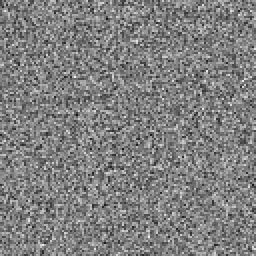
%> input picture 2022.11.1 to  林一挺 四川大学OLE/【ZSI-A2】分析-2016川大OLE-bit-level-matlab(2019-08-12-OK)/4-Cryptanalysis-diffusion-confusion-for_images/images/Lena_c.bmp, 128 x 128 px, shrunk from 256 x 256 before the run (shown 2 times larger)
$ octave AA_step2_contruct_cipher_images_part2.m   (GNU Octave 9; MATLAB toolbox functions it lacks are replaced by stand-ins)
%> lines starting %> are read from the running program, lines starting %| are printed output that depends on the picture; in (x1, y1, x2, y2) boxes, pixels count from 0 and x2, y2 are one past the last pixel; in counts of white or black regions, pixels touching at a corner belong together; the program's own positions count from 1
### 2022.11.1 to  林一挺 四川大学OLE/【ZSI-A2】分析-2016川大OLE-bit-level-matlab(2019-08-12-OK)/4-Cryptanalysis-diffusion-confusion-for_images/Func_BitPlane_Decomposition.m
%******************************************************************%
% 程序名称：Func_BitPlane_Decomposition
% 2019.8.10 by whp
%******************************************************************%

function A=Func_BitPlane_Decomposition(P)
[height,width] = size(P);
img=uint8(P);
bitPI = zeros(height,width, 8);
for i = 1:8
    bitPI(:,:,i) = bitget(img, i);
end
I1=bitPI(:,:,1);I2=bitPI(:,:,2);I3=bitPI(:,:,3);I4=bitPI(:,:,4);
I5=bitPI(:,:,5);I6=bitPI(:,:,6);I7=bitPI(:,:,7);I8=bitPI(:,:,8);

%% stpe1:明文图像P -> A1和A2
% P -> 采用BBD二进制位平面分解 A1和A2 ，顺序为由上到下，由左到右，由高位平面到低位平面
L=4*height*width;
L1=height*width;
% A1=zeros(1,L);   %预分配内存
% A2=zeros(1,L);   %预分配内存
A=zeros(2,L);
% A1由高四位的比特组成
rowI8=reshape(I8',1,height*width);rowI7=reshape(I7',1,height*width);
rowI6=reshape(I6',1,height*width);rowI5=reshape(I5',1,height*width);
A(1,1:L1)=rowI8;A(1,L1+1:2*L1)=rowI7;A(1,2*L1+1:3*L1)=rowI6;A(1,3*L1+1:4*L1)=rowI5;
% A2由低四位的比特组成
rowI4=reshape(I4',1,height*width);rowI3=reshape(I3',1,height*width);
rowI2=reshape(I2',1,height*width);rowI1=reshape(I1',1,height*width);
A(2,1:L1)=rowI4;A(2,L1+1:2*L1)=rowI3;A(2,2*L1+1:3*L1)=rowI2;A(2,3*L1+1:4*L1)=rowI1;

end

### 2022.11.1 to  林一挺 四川大学OLE/【ZSI-A2】分析-2016川大OLE-bit-level-matlab(2019-08-12-OK)/4-Cryptanalysis-diffusion-confusion-for_images/Func_BitPlane_Composition.m
%******************************************************************%
% 程序名称：Func_BitPlane_Composition
% 2019.8.10 by whp
%******************************************************************%

function C=Func_BitPlane_Composition(C1,C2,height,width)

%% C1和C2 -> 密文图像C
% P -> 采用BBD二进制位平面分解 A1和A2 ，顺序为由上到下，由左到右，由高位平面到低位平面
% C1=A(1,:);C2=A(2,:);
% L=4*height*width;
L1=height*width;
% C1由转换为高四位 位平面矩阵
rowC8=C1(1,1:L1);rowC7=C1(1,L1+1:2*L1);rowC6=C1(1,2*L1+1:3*L1);rowC5=C1(1,3*L1+1:4*L1);
C_8=reshape(rowC8,height,width);C_7=reshape(rowC7,height,width);
C_6=reshape(rowC6,height,width);C_5=reshape(rowC5,height,width);
% C2由转换为低四位 位平面矩阵
rowC4=C2(1,1:L1);rowC3=C2(1,L1+1:2*L1);rowC2=C2(1,2*L1+1:3*L1);rowC1=C2(1,3*L1+1:4*L1);
C_4=reshape(rowC4,height,width);C_3=reshape(rowC3,height,width);
C_2=reshape(rowC2,height,width);C_1=reshape(rowC1,height,width);
% C1和C2 合并为C
for i=1:height
    for j=1:width
        C(i,j)=C_8(i,j)*2^7+C_7(i,j)*2^6+C_6(i,j)*2^5+C_5(i,j)*2^4+C_4(i,j)*2^3+C_3(i,j)*2^2+C_2(i,j)*2^1+C_1(i,j);
    end
end
C=C';

end

### 2022.11.1 to  林一挺 四川大学OLE/【ZSI-A2】分析-2016川大OLE-bit-level-matlab(2019-08-12-OK)/4-Cryptanalysis-diffusion-confusion-for_images/Func_Cubic_Logistic.m
%******************************************************************%
% 程序名称：Func_Cubic_Logistic(x0,u0,N0,len)
% 2019.3.9 by whp
%******************************************************************%

function Out=Func_Cubic_Logistic(x0,u0,N0,len)
%********************初始值***************************
X(1)=x0; u=u0;
M=N0+len;
%********************Logistic&Tent-map************************
for k=1:M-1
    X(k+1)=u*X(k)*(1-X(k))*(2+X(k));
end
%****************************************************
Out=X(N0+1:N0+len);
end

### 2022.11.1 to  林一挺 四川大学OLE/【ZSI-A2】分析-2016川大OLE-bit-level-matlab(2019-08-12-OK)/4-Cryptanalysis-diffusion-confusion-for_images/FUNC_corrBIEA_De.m
%**********************************************************************************************%
% 注意：令A22(1)=1; A11(1)=0。因为加密Lena时，为这2个值。否则解密不出来。
% by whp 2019.8.10
%**********************************************************************************************%

function rec_P=FUNC_corrBIEA_De(C)
[height,width] = size(C); L1=height*width; L=4*height*width;

%% Initialization: generate PRNS1:b1,b2
x0=0.3;u0=1.58;N0=100;
X=Func_Cubic_Logistic(x0,u0,N0,L1);
X=mod(floor(X*10^14),256); X=reshape(X,height,width);
ks_B=Func_BitPlane_Decomposition(X);
ks_b1=ks_B(1,:); ks_b2=ks_B(2,:);

%% BPD
CC=Func_BitPlane_Decomposition(C); C1=CC(1,:); C2=CC(2,:);

%% Stage 1. anti-confusion: get  B1,B2  from C2,C1 by using Z,Y
% step 1. generate PRNS2:Y,Z
y0=0.2;u2=1.58;N0=100;
sumB=sum(C1)+sum(C2);
s0=mod(y0+sumB/L,1);
S=Func_Cubic_Logistic(s0,u2,N0,2*L);
S=mod(floor(S*10^14),L);
Y=S(1:L); Z=S(L+1:2*L);
[vY,Y]=sort(Y); [vZ,Z]=sort(Z);

for i=1:L
    B1(i)=C2(Y(i));
    B2(i)=C1(Z(i));
end

%% Stage 2. anti-diffusion: get  A1,A2  from B1,B2by using b1,b2
% step 8-step 10
A22_0=0;
A22(1)=bitxor( bitxor(bitxor(B2(1),A22_0),B1(1)), ks_b2(1) );
% A22(1)=0;
for i=2:L
    A22(i)= bitxor( bitxor(bitxor(B2(i),A22(i-1)),B1(i)), ks_b2(i) );
end

% step 6-step 7
sum2=sum(B1);
A2=circshift(A22',-sum2)';

%  step 3-step 5
A11_0=1;
A11(1)= bitxor( bitxor(bitxor(B1(1),A11_0),A2(1)), ks_b1(1) );
% A11(1)=1;
for i=2:L
    A11(i)= bitxor( bitxor(bitxor(B1(i),A11(i-1)),A2(i)), ks_b1(i) );
end

%  step 1-step 2
sum1=sum(A2);
%  step 2. get A11 from A1 using cycle right shift by sum1 bits
A1=circshift(A11',-sum1)';

%% BPC
rec_P=Func_BitPlane_Composition(A1,A2,height,width);

end

### 2022.11.1 to  林一挺 四川大学OLE/【ZSI-A2】分析-2016川大OLE-bit-level-matlab(2019-08-12-OK)/4-Cryptanalysis-diffusion-confusion-for_images/AA_step2_contruct_cipher_images_part2.m
%**********************************************************************************************%
% 分析2016-OLE-四川大学-A novel bit-level image encryption algorithm based on chaotic maps
% 描述：对于256*256图像，构造2*log2(4*256*256)=2*18=36幅选择密文图像
% by whp 2019.8.12
%**********************************************************************************************%

clear;clc;close all;
tic
%% task: recover P1 from c_P1
C=imread('./images/Lena_c.bmp');
%> C is the input picture: size 128x128 uint8; min 19, max 242, mean 127.8
[height,width] = size(C); L1=height*width; L=4*height*width;
%> after `[height,width] = size(C)`: height = 128; width = 128
%> after `L1=height*width`: L1 = 16384
%> after `L=4*height*width`: L = 65536
tmp_C=Func_BitPlane_Decomposition(C);
%> in Func_BitPlane_Decomposition, `I1=bitPI(:,:,1)`:
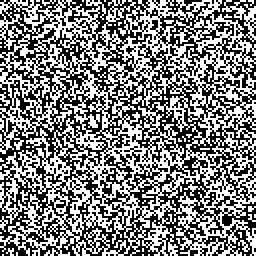
%> I1: size 128x128 double (shown 2 times larger); values 0 (black) and 1 (white), 49.9% white in thin lines or dots
%> in Func_BitPlane_Decomposition, `I2=bitPI(:,:,2)`:
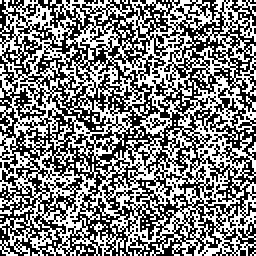
%> I2: size 128x128 double (shown 2 times larger); values 0 (black) and 1 (white), 50% white; black in thin lines or dots
%> in Func_BitPlane_Decomposition, `I3=bitPI(:,:,3)`:
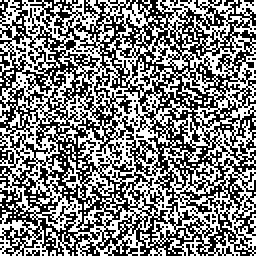
%> I3: size 128x128 double (shown 2 times larger); values 0 (black) and 1 (white), 50.3% white; black in thin lines or dots
%> in Func_BitPlane_Decomposition, `I4=bitPI(:,:,4)`: I4: size 128x128 double; values 0 (black) and 1 (white), 51.1% white; black in thin lines or dots
%> in Func_BitPlane_Decomposition, `I5=bitPI(:,:,5)`: I5: size 128x128 double; values 0 (black) and 1 (white), 50.1% white; black in thin lines or dots
%> in Func_BitPlane_Decomposition, `I7=bitPI(:,:,7)`:
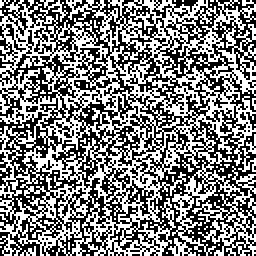
%> I7: size 128x128 double (shown 2 times larger); values 0 (black) and 1 (white), 49.7% white in thin lines or dots
%> in Func_BitPlane_Decomposition, `I8=bitPI(:,:,8)`:
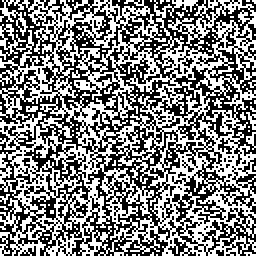
%> I8: size 128x128 double (shown 2 times larger); values 0 (black) and 1 (white), 50.3% white; black in thin lines or dots
C1=tmp_C(1,:); C2=tmp_C(2,:);
sum3=sum(C1)+sum(C2)
%> sum3 = 65773

%% Part 2. Similarly, construct log2(L)  chosen cipher images by the feature of C2 to solve index_Y

%% construct the chosen cipher images
CC1_2=zeros(1,L);
cp=zeros(1,L);
for i=1:L
    cp(i)=i-1;
end
CC1_1=bitand(cp,1);CC2_1=bitand(cp,2)/2;CC3_1=bitand(cp,2^2)/2^2;CC4_1=bitand(cp,2^3)/2^3;
CC5_1=bitand(cp,2^4)/2^4;CC6_1=bitand(cp,2^5)/2^5;CC7_1=bitand(cp,2^6)/2^6;CC8_1=bitand(cp,2^7)/2^7;
CC9_1=bitand(cp,2^8)/2^8;CC10_1=bitand(cp,2^9)/2^9;CC11_1=bitand(cp,2^10)/2^10;CC12_1=bitand(cp,2^11)/2^11;
CC13_1=bitand(cp,2^12)/2^12;CC14_1=bitand(cp,2^13)/2^13;CC15_1=bitand(cp,2^14)/2^14;CC16_1=bitand(cp,2^15)/2^15;
CC17_1=bitand(cp,2^16)/2^16;CC18_1=bitand(cp,2^17)/2^17;
c2_sum=sum3-sum(CC1_1);
%> c2_sum = 33005
CC1_2(1:c2_sum)=1;

%% BPC to formulate the chosen cipher images: (just reverse CC_1 and CC_2)
CC1=Func_BitPlane_Composition(CC1_2,CC1_1,height,width);
%> in Func_BitPlane_Composition, `C_8=reshape(rowC8,height,width)`: C_8: size 128x128 double; every value is 1
%> in Func_BitPlane_Composition, `C_6=reshape(rowC6,height,width)`: C_6: size 128x128 double; values 0 (black) and 1 (white), 1.4% white; 1 white region, box (x1, y1, x2, y2) and area: (0, 0, 2, 128) 237
%> in Func_BitPlane_Composition, `C_5=reshape(rowC5,height,width)`: C_5: size 128x128 double; every value is 0
%> after the loop in Func_BitPlane_Composition, `for i=1:height`:
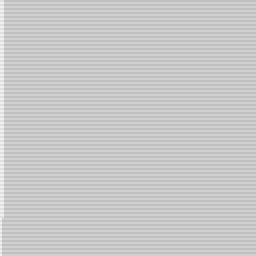
%> C: size 128x128 double (shown 2 times larger); min 192, max 239, mean 200
CC2=Func_BitPlane_Composition(CC1_2,CC2_1,height,width);
CC3=Func_BitPlane_Composition(CC1_2,CC3_1,height,width);
CC4=Func_BitPlane_Composition(CC1_2,CC4_1,height,width);
CC5=Func_BitPlane_Composition(CC1_2,CC5_1,height,width);
CC6=Func_BitPlane_Composition(CC1_2,CC6_1,height,width);
CC7=Func_BitPlane_Composition(CC1_2,CC7_1,height,width);
CC8=Func_BitPlane_Composition(CC1_2,CC8_1,height,width);
CC9=Func_BitPlane_Composition(CC1_2,CC9_1,height,width);

CC10=Func_BitPlane_Composition(CC1_2,CC10_1,height,width);
CC11=Func_BitPlane_Composition(CC1_2,CC11_1,height,width);
CC12=Func_BitPlane_Composition(CC1_2,CC12_1,height,width);
CC13=Func_BitPlane_Composition(CC1_2,CC13_1,height,width);
CC14=Func_BitPlane_Composition(CC1_2,CC14_1,height,width);
CC15=Func_BitPlane_Composition(CC1_2,CC15_1,height,width);
%> in Func_BitPlane_Composition (call 15), `C=C';`:
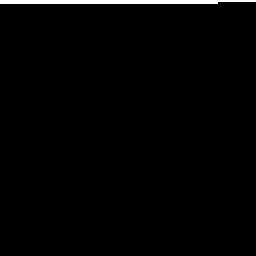
%> C: size 128x128 double (shown 2 times larger); values 197 (black) and 229 (white), 1.4% white; 1 white region, box (x1, y1, x2, y2) and area: (0, 0, 128, 2) 237
CC16=Func_BitPlane_Composition(CC1_2,CC16_1,height,width);
CC17=Func_BitPlane_Composition(CC1_2,CC17_1,height,width);
CC18=Func_BitPlane_Composition(CC1_2,CC18_1,height,width);


figure(2);
subplot(5,8,1);imshow(uint8(CC1));title('1st chosen cipher image');
subplot(5,8,2);imhist(uint8(CC1));title('histogram');
subplot(5,8,3);imshow(uint8(CC2));title('2nd chosen cipher image');
subplot(5,8,4);imhist(uint8(CC2));title('histogram');
subplot(5,8,5);imshow(uint8(CC3));title('3rd chosen cipher image');
subplot(5,8,6);imhist(uint8(CC3));title('histogram');

subplot(5,8,7);imshow(uint8(CC4));title('4th chosen cipher image');
subplot(5,8,8);imhist(uint8(CC4));title('histogram');
subplot(5,8,9);imshow(uint8(CC5));title('5th chosen cipher image');
subplot(5,8,10);imhist(uint8(CC5));title('histogram');
subplot(5,8,11);imshow(uint8(CC6));title('6th chosen cipher image');
subplot(5,8,12);imhist(uint8(CC6));title('histogram');

subplot(5,8,13);imshow(uint8(CC7));title('7th chosen cipher image');
subplot(5,8,14);imhist(uint8(CC7));title('histogram');
subplot(5,8,15);imshow(uint8(CC8));title('8th chosen cipher image');
subplot(5,8,16);imhist(uint8(CC8));title('histogram');
subplot(5,8,17);imshow(uint8(CC9));title('9th chosen cipher image');
subplot(5,8,18);imhist(uint8(CC9));title('histogram');
%
subplot(5,8,19);imshow(uint8(CC10));title('10th chosen cipher image');
subplot(5,8,20);imhist(uint8(CC10));title('histogram');
subplot(5,8,21);imshow(uint8(CC11));title('11th chosen cipher image');
subplot(5,8,22);imhist(uint8(CC11));title('histogram');
subplot(5,8,23);imshow(uint8(CC12));title('12th chosen cipher image');
subplot(5,8,24);imhist(uint8(CC12));title('histogram');

subplot(5,8,25);imshow(uint8(CC13));title('13th chosen cipher image');
subplot(5,8,26);imhist(uint8(CC13));title('histogram');
subplot(5,8,27);imshow(uint8(CC14));title('14th chosen cipher image');
subplot(5,8,28);imhist(uint8(CC14));title('histogram');
subplot(5,8,29);imshow(uint8(CC15));title('15th chosen cipher image');
subplot(5,8,30);imhist(uint8(CC15));title('histogram');

subplot(5,8,31);imshow(uint8(CC16));title('16th chosen cipher image');
subplot(5,8,32);imhist(uint8(CC16));title('histogram');
subplot(5,8,33);imshow(uint8(CC17));title('17th chosen cipher image');
subplot(5,8,34);imhist(uint8(CC17));title('histogram');
subplot(5,8,35);imshow(uint8(CC18));title('18th chosen cipher image');
subplot(5,8,36);imhist(uint8(CC18));title('histogram');

imwrite(uint8(CC1),'./images/CC1b.png');  %注意，写入时要采用uint8类型，否则读取时出错
imwrite(uint8(CC2),'./images/CC2b.png');
imwrite(uint8(CC3),'./images/CC3b.png');
imwrite(uint8(CC4),'./images/CC4b.png');
imwrite(uint8(CC5),'./images/CC5b.png');
imwrite(uint8(CC6),'./images/CC6b.png');
imwrite(uint8(CC7),'./images/CC7b.png');
imwrite(uint8(CC8),'./images/CC8b.png');
imwrite(uint8(CC9),'./images/CC9b.png');
imwrite(uint8(CC10),'./images/CC10b.png');
imwrite(uint8(CC11),'./images/CC11b.png');
imwrite(uint8(CC12),'./images/CC12b.png');
imwrite(uint8(CC13),'./images/CC13b.png');
imwrite(uint8(CC14),'./images/CC14b.png');
imwrite(uint8(CC15),'./images/CC15b.png');
imwrite(uint8(CC16),'./images/CC16b.png');
imwrite(uint8(CC17),'./images/CC17b.png');
imwrite(uint8(CC18),'./images/CC18b.png');

% %%  use the decryption machine
CP1=FUNC_corrBIEA_De(CC1); CP2=FUNC_corrBIEA_De(CC2); CP3=FUNC_corrBIEA_De(CC3);
%> in FUNC_corrBIEA_De, `sumB=sum(C1)+sum(C2);`: sumB = 65773
%> in FUNC_corrBIEA_De, `s0=mod(y0+sumB/L,1);`: s0 = 0.204
%> (the run ends here)
